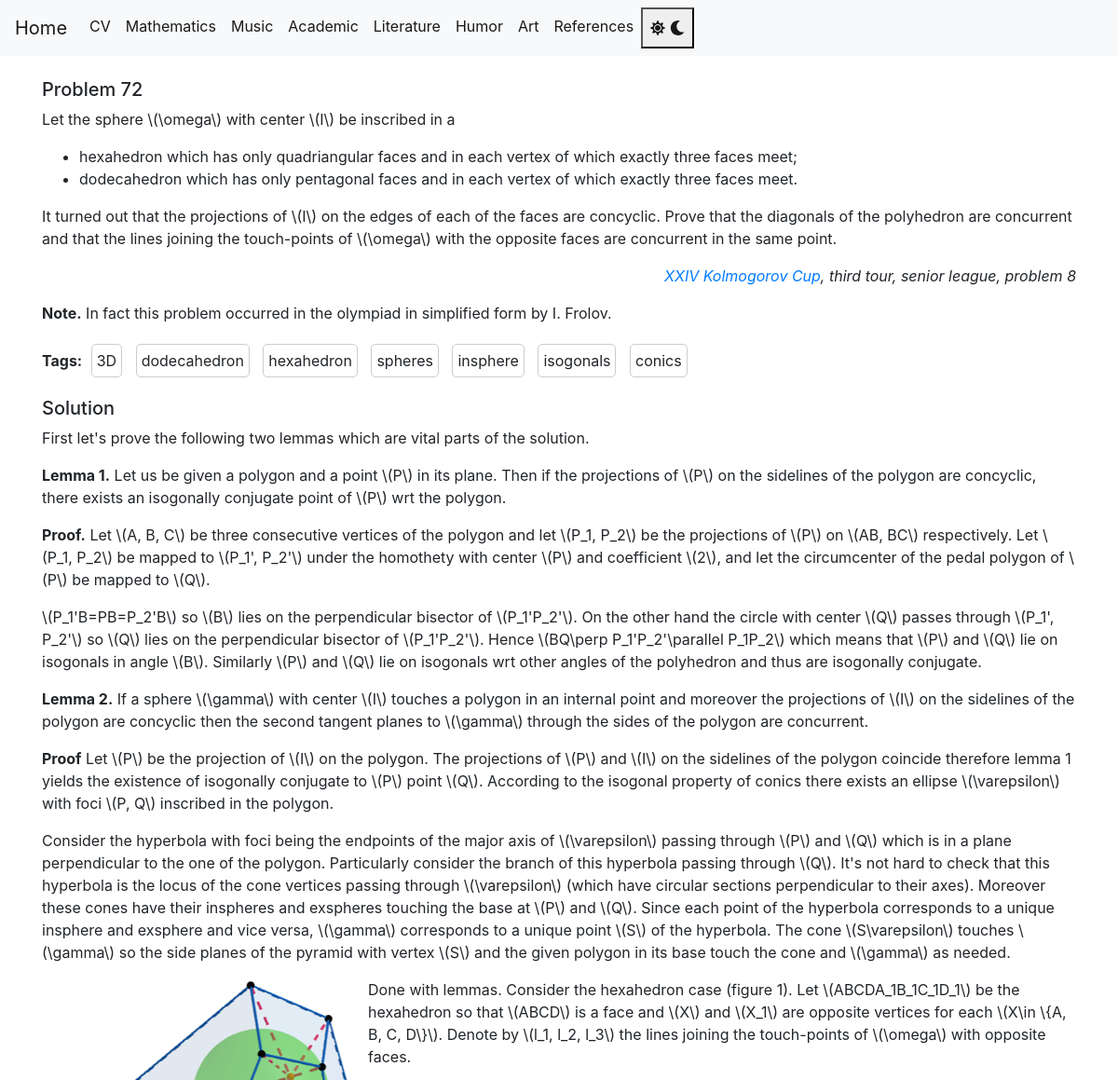
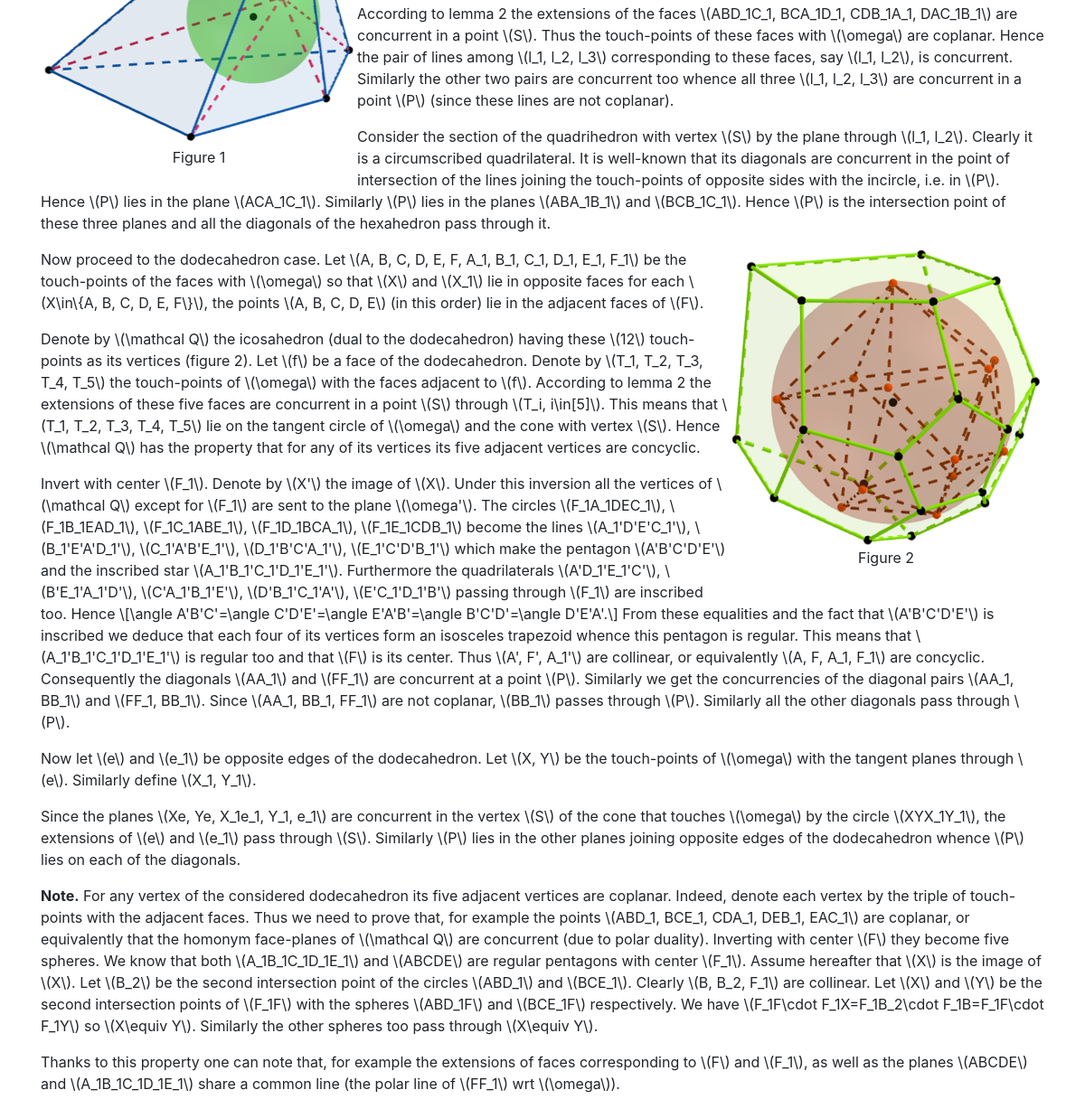
The app's page /mathematics/geometry/72 with its own data (2 pictures, top to bottom).
### tables this page shows
CREATE TABLE problems (
    category TEXT,
    id INTEGER,
    statement TEXT NOT NULL,
    solution TEXT NOT NULL,
    PRIMARY KEY (category, id)
);

CREATE TABLE problem_tags (
    problem_category TEXT REFERENCES problems(category),
    problem_id INTEGER REFERENCES problems(id),
    tag VARCHAR(255)
);

### main.py (the view)
@app.route('/mathematics/<category>/<int:id>')
def problem(category, id):
    problem = get_problem(category, id)
    tags = get_problem_tags(category, id)
    return render_template('problem.html', problem=problem, tags=tags)

### main.py (called while the page is built)
def get_db_connection():
    conn = sqlite3.connect('database.db')
    conn.row_factory = sqlite3.Row
    return conn

def get_problem(category, id):
    conn = get_db_connection()
    problem = conn.execute('SELECT * FROM problems WHERE category = ? AND id = ?',
                           (category, id)).fetchone()
    conn.close()
    if problem is None:
        abort(404)
    return problem

def get_problem_tags(category, id):
    conn = get_db_connection()
    tags = conn.execute('SELECT tag FROM problem_tags WHERE problem_category = ? and problem_id = ?',
                        (category, id)).fetchall()
    tags = [tag[0] for tag in tags]
    conn.close()
    if tags is None:
        abort(404)
    return tags

### templates/problem.html
{% extends 'math_base.html' %}
{% block content %}
<br>
<h5>Problem {{ problem['id'] }}</h5>
{{ problem['statement'] | safe }}
<p>
    <b>Tags:</b> {% for tag in tags %}
    <span class="tag-frame">{{ tag }}</span>
    {% endfor %}
</p>
{{ problem['solution'] | safe }}
<br>
{% endblock %}

### templates/math_base.html (shortened to what this page needs)
{% extends 'base.html' %}

### templates/base.html (shortened to what this page needs)
<!DOCTYPE html>
<html lang="en">
<head>
    <link rel="stylesheet" href="{{ url_for('static', filename= 'css/style.css') }}">
    <link rel="stylesheet" href="https://stackpath.bootstrapcdn.com/bootstrap/4.3.1/css/bootstrap.min.css"
>
</head>
<body>
<nav class="navbar navbar-expand-md" id="mainNavbar">
    <a class="navbar-brand" href="{{ url_for('index') }}">Home</a>
    <div class="collapse navbar-collapse" id="navbarNav">
        <ul class="navbar-nav">
            <li class="nav-item active">
                <a class="nav-link" href="{{ url_for('cv') }}">CV</a>
            </li>
            <li class="nav-item active">
                <a class="nav-link" href="{{ url_for('mathematics') }}">Mathematics</a>
            </li>
            <li class="nav-item active">
                <a class="nav-link" href="{{ url_for('music') }}">Music</a>
            </li>
            <li class="nav-item active">
                <a class="nav-link" href="{{ url_for('academic') }}">Academic</a>
            </li>
            <li class="nav-item active">
                <a class="nav-link" href="{{ url_for('literature') }}">Literature</a>
            </li>
            <li class="nav-item active">
                <a class="nav-link" href="{{ url_for('humor') }}">Humor</a>
            </li>
            <li class="nav-item active">
                <a class="nav-link" href="{{ url_for('art') }}">Art</a>
            </li>
            <li class="nav-item active">
                <a class="nav-link" href="{{ url_for('references') }}">References</a>
            </li>
            <li class="nav-item active">
                <button class="nav-link" onclick="toggleDarkMode()" id="darkModeToggle">
                    <i class="fas fa-sun"></i>
                    <i class="fas fa-moon"></i>
                </button>
            </li>
        </ul>
    </div>
</nav>
<div class="container">
    {% block content %} {% endblock %}
</div>
</body>
</html>

### static/css/style.css (style rules this page uses)
:root { --bg-color-light: #ffffff; --text-color-light: #000000; --selected-bg-light: #2fff00; --bg-color-dark: #1f1f1f; --text-color-dark: #ffffff; --border-color-dark: #ccc; --selected-bg-dark: #007f00; }
body { background-color: var(--bg-color-light); color: var(--text-color-light); }
.tag-frame, .humorist-frame, .censor-frame { border: 1px solid var(--border-color-dark); border-radius: 5px; padding: 5px; margin: 5px; display: inline-block; }

### records on screen
problems: id "72", statement "Let the sphere \\(\\omega\\) with center \\(I\\) be inscribed in a hexahedron which has only quadriangular faces and in each vertex of which exactly three faces meet; dodecahedron which has only pentagonal faces and in each vertex of which exactly three faces meet. It turned out that the projections of \\(I\\) on the edges of each of the faces are concyclic. Prove that the diagonals of the polyhedron are concurrent and that the lines joining the touch-points of \\(\\omega\\) with the opposite faces are concurrent in the same point. XXIV Kolmogorov Cup , third tour, senior league, problem 8 Note. In fact this problem occurred in the olympiad in simplified form by I. Frolov.", solution "Solution First let's prove the following two lemmas which are vital parts of the solution. Lemma 1. Let us be given a polygon and a point \\(P\\) in its plane. Then if the projections of \\(P\\) on the sidelines of the polygon are concyclic, there exists an isogonally conjugate point of \\(P\\) wrt the polygon. Proof. Let \\(A, B, C\\) be three consecutive vertices of the polygon and let \\(P_1, P_2\\) be the projections of \\(P\\) on \\(AB, BC\\) respectively. Let \\(P_1, P_2\\) be mapped to \\(P_1', P_2'\\) under the homothety with center \\(P\\) and coefficient \\(2\\), and let the circumcenter of the pedal polygon of \\(P\\) be mapped to \\(Q\\). \\(P_1'B=PB=P_2'B\\) so \\(B\\) lies on the perpendicular bisector of…", solution (picture)
problem_tags: tag "3D"
problem_tags: tag "dodecahedron"
problem_tags: tag "hexahedron"
problem_tags: tag "spheres"
problem_tags: tag "insphere"
problem_tags: tag "isogonals"
problem_tags: tag "conics"
